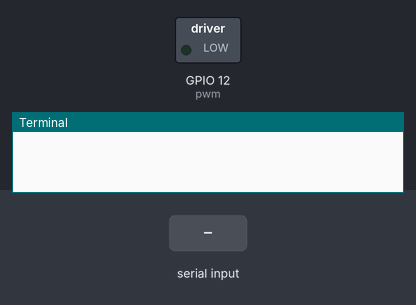
A program run on a simulated Raspberry Pi (BCM pin numbers). Parts: switched loads named in the program (green lamp = pin HIGH), the last lines printed to the terminal. Inputs (shaded band) come from the test bench.

Above: at 1.2 s.
1.3 s: "5" typed at the terminal, then Enter
At 1.6 s:
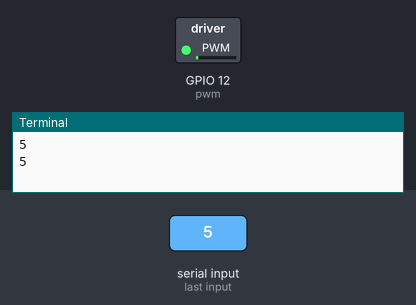
2.8 s: "90" typed at the terminal, then Enter
At 3.9 s:
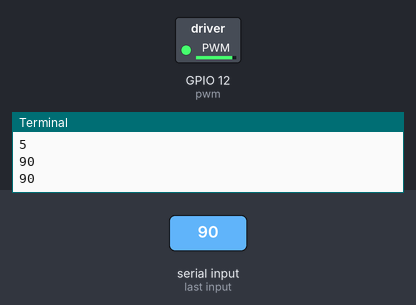
Timing chart, 0 to 5.8 s (numbered marks = the images above; inputs shaded):
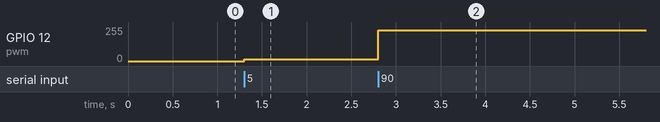

The program:

motor_test.py
```python
import RPi.GPIO as GPIO
from time import sleep
GPIO.setmode(GPIO.BCM)
GPIO.setup(12, GPIO.OUT) # 使用 12 号管脚来控制舵机
pwm = GPIO.PWM(12,50)
pwm.start(0)

while True:
    a = input()
    print(a)
    a = int(a)
    pwm.ChangeDutyCycle(a) # 输出 90 度
    sleep(1)
pwm.stop()
GPIO.cleanup()
```

Measured:
- after the input at 1.3 s, GPIO 12 (pwm): 0/255 → 13/255 at once
- after the input at 2.8 s, GPIO 12 (pwm): 13/255 → 230/255 at once
